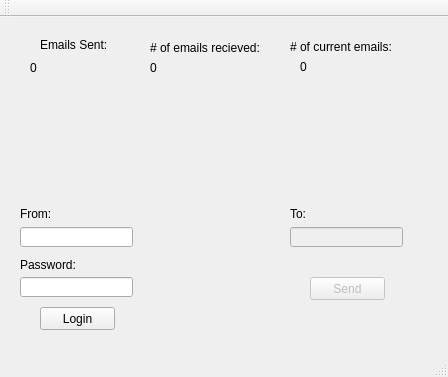
<?xml version="1.0" encoding="UTF-8"?>
<ui version="4.0">
 <class>MainWindow</class>
 <widget class="QMainWindow" name="MainWindow">
  <property name="geometry">
   <rect>
    <x>0</x>
    <y>0</y>
    <width>448</width>
    <height>377</height>
   </rect>
  </property>
  <property name="windowTitle">
   <string>MainWindow</string>
  </property>
  <widget class="QWidget" name="centralWidget">
   <widget class="QLabel" name="label">
    <property name="geometry">
     <rect>
      <x>40</x>
      <y>20</y>
      <width>101</width>
      <height>16</height>
     </rect>
    </property>
    <property name="text">
     <string>Emails Sent:</string>
    </property>
   </widget>
   <widget class="QLabel" name="label_2">
    <property name="geometry">
     <rect>
      <x>290</x>
      <y>20</y>
      <width>101</width>
      <height>20</height>
     </rect>
    </property>
    <property name="text">
     <string># of current emails:</string>
    </property>
   </widget>
   <widget class="QLineEdit" name="from">
    <property name="geometry">
     <rect>
      <x>20</x>
      <y>210</y>
      <width>113</width>
      <height>20</height>
     </rect>
    </property>
   </widget>
   <widget class="QLineEdit" name="password">
    <property name="geometry">
     <rect>
      <x>20</x>
      <y>260</y>
      <width>113</width>
      <height>20</height>
     </rect>
    </property>
   </widget>
   <widget class="QLineEdit" name="to">
    <property name="enabled">
     <bool>false</bool>
    </property>
    <property name="geometry">
     <rect>
      <x>290</x>
      <y>210</y>
      <width>113</width>
      <height>20</height>
     </rect>
    </property>
   </widget>
   <widget class="QLabel" name="label_3">
    <property name="geometry">
     <rect>
      <x>20</x>
      <y>190</y>
      <width>47</width>
      <height>13</height>
     </rect>
    </property>
    <property name="text">
     <string>From:</string>
    </property>
   </widget>
   <widget class="QLabel" name="label_4">
    <property name="geometry">
     <rect>
      <x>20</x>
      <y>240</y>
      <width>71</width>
      <height>16</height>
     </rect>
    </property>
    <property name="text">
     <string>Password:</string>
    </property>
   </widget>
   <widget class="QLabel" name="label_5">
    <property name="geometry">
     <rect>
      <x>290</x>
      <y>190</y>
      <width>47</width>
      <height>13</height>
     </rect>
    </property>
    <property name="text">
     <string>To:</string>
    </property>
   </widget>
   <widget class="QPushButton" name="send">
    <property name="enabled">
     <bool>false</bool>
    </property>
    <property name="geometry">
     <rect>
      <x>310</x>
      <y>260</y>
      <width>75</width>
      <height>23</height>
     </rect>
    </property>
    <property name="text">
     <string>Send</string>
    </property>
   </widget>
   <widget class="QPushButton" name="login">
    <property name="geometry">
     <rect>
      <x>40</x>
      <y>290</y>
      <width>75</width>
      <height>23</height>
     </rect>
    </property>
    <property name="text">
     <string>Login</string>
    </property>
   </widget>
   <widget class="QLabel" name="EmailsRecived">
    <property name="geometry">
     <rect>
      <x>300</x>
      <y>40</y>
      <width>141</width>
      <height>20</height>
     </rect>
    </property>
    <property name="text">
     <string>0</string>
    </property>
   </widget>
   <widget class="QLabel" name="emailsSent">
    <property name="geometry">
     <rect>
      <x>30</x>
      <y>40</y>
      <width>121</width>
      <height>21</height>
     </rect>
    </property>
    <property name="text">
     <string>0</string>
    </property>
   </widget>
   <widget class="QLabel" name="label_6">
    <property name="geometry">
     <rect>
      <x>150</x>
      <y>20</y>
      <width>111</width>
      <height>21</height>
     </rect>
    </property>
    <property name="text">
     <string># of emails recieved:</string>
    </property>
   </widget>
   <widget class="QLabel" name="EmailsIncoming">
    <property name="geometry">
     <rect>
      <x>150</x>
      <y>40</y>
      <width>47</width>
      <height>21</height>
     </rect>
    </property>
    <property name="text">
     <string>0</string>
    </property>
   </widget>
  </widget>
  <widget class="QMenuBar" name="menuBar">
   <property name="geometry">
    <rect>
     <x>0</x>
     <y>0</y>
     <width>448</width>
     <height>21</height>
    </rect>
   </property>
  </widget>
  <widget class="QToolBar" name="mainToolBar">
   <attribute name="toolBarArea">
    <enum>TopToolBarArea</enum>
   </attribute>
   <attribute name="toolBarBreak">
    <bool>false</bool>
   </attribute>
  </widget>
  <widget class="QStatusBar" name="statusBar"/>
 </widget>
 <layoutdefault spacing="6" margin="11"/>
 <resources/>
 <connections/>
</ui>
